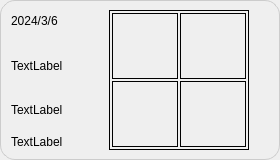
<?xml version="1.0" encoding="UTF-8"?>
<ui version="4.0">
 <class>Form</class>
 <widget class="QWidget" name="Form">
  <property name="geometry">
   <rect>
    <x>0</x>
    <y>0</y>
    <width>280</width>
    <height>160</height>
   </rect>
  </property>
  <property name="minimumSize">
   <size>
    <width>280</width>
    <height>160</height>
   </size>
  </property>
  <property name="maximumSize">
   <size>
    <width>280</width>
    <height>160</height>
   </size>
  </property>
  <property name="windowTitle">
   <string>Form</string>
  </property>
  <property name="styleSheet">
   <string notr="true"/>
  </property>
  <layout class="QHBoxLayout" name="horizontalLayout_3">
   <property name="spacing">
    <number>0</number>
   </property>
   <property name="leftMargin">
    <number>0</number>
   </property>
   <property name="topMargin">
    <number>0</number>
   </property>
   <property name="rightMargin">
    <number>0</number>
   </property>
   <property name="bottomMargin">
    <number>0</number>
   </property>
   <item>
    <widget class="QFrame" name="frame">
     <property name="styleSheet">
      <string notr="true">#frame{
	border:1px solid gray;
	border-radius:15px;
background: qlineargradient(x1:0, y1:0.5, x2:1, y2:0.5,
                                           stop:0 #f0f0f0, stop:0.3 #d4d4d4, stop:0.7 #b8b8b8, stop:1 #9c9c9c);
     border: 1px solid #cccccc;
   	 box-shadow: 0 4px 8px rgba(0, 0, 0, 0.1);
}

#frame::hover{
	
	background-color: rgb(212, 212, 212);
}</string>
     </property>
     <property name="frameShape">
      <enum>QFrame::StyledPanel</enum>
     </property>
     <property name="frameShadow">
      <enum>QFrame::Raised</enum>
     </property>
     <layout class="QHBoxLayout" name="horizontalLayout">
      <property name="spacing">
       <number>0</number>
      </property>
      <property name="leftMargin">
       <number>0</number>
      </property>
      <property name="topMargin">
       <number>0</number>
      </property>
      <property name="rightMargin">
       <number>0</number>
      </property>
      <property name="bottomMargin">
       <number>0</number>
      </property>
      <item>
       <widget class="QFrame" name="info">
        <property name="sizePolicy">
         <sizepolicy hsizetype="Expanding" vsizetype="Expanding">
          <horstretch>2</horstretch>
          <verstretch>3</verstretch>
         </sizepolicy>
        </property>
        <property name="styleSheet">
         <string notr="true">QFrame{
	
	background-color: rgba(255, 255, 255, 0);
}</string>
        </property>
        <property name="frameShape">
         <enum>QFrame::StyledPanel</enum>
        </property>
        <property name="frameShadow">
         <enum>QFrame::Raised</enum>
        </property>
        <layout class="QVBoxLayout" name="verticalLayout_2">
         <property name="topMargin">
          <number>0</number>
         </property>
         <item>
          <widget class="QLabel" name="time">
           <property name="sizePolicy">
            <sizepolicy hsizetype="Preferred" vsizetype="Expanding">
             <horstretch>0</horstretch>
             <verstretch>1</verstretch>
            </sizepolicy>
           </property>
           <property name="styleSheet">
            <string notr="true">
font: 12pt &quot;Arial&quot;;</string>
           </property>
           <property name="text">
            <string>2024/3/6</string>
           </property>
          </widget>
         </item>
         <item>
          <widget class="QLabel" name="label">
           <property name="sizePolicy">
            <sizepolicy hsizetype="Preferred" vsizetype="Expanding">
             <horstretch>0</horstretch>
             <verstretch>1</verstretch>
            </sizepolicy>
           </property>
           <property name="styleSheet">
            <string notr="true">font: 12pt &quot;Arial&quot;;</string>
           </property>
           <property name="text">
            <string>TextLabel</string>
           </property>
          </widget>
         </item>
         <item>
          <widget class="QLabel" name="label_2">
           <property name="sizePolicy">
            <sizepolicy hsizetype="Preferred" vsizetype="Expanding">
             <horstretch>0</horstretch>
             <verstretch>1</verstretch>
            </sizepolicy>
           </property>
           <property name="styleSheet">
            <string notr="true">font: 10pt &quot;Arial&quot;;</string>
           </property>
           <property name="text">
            <string>TextLabel</string>
           </property>
          </widget>
         </item>
         <item>
          <widget class="QLabel" name="label_3">
           <property name="text">
            <string>TextLabel</string>
           </property>
          </widget>
         </item>
        </layout>
       </widget>
      </item>
      <item>
       <widget class="QFrame" name="frame_7">
        <property name="sizePolicy">
         <sizepolicy hsizetype="Expanding" vsizetype="Preferred">
          <horstretch>5</horstretch>
          <verstretch>0</verstretch>
         </sizepolicy>
        </property>
        <property name="styleSheet">
         <string notr="true">QFrame{
	background-color: rgba(255, 255, 255, 0);
}</string>
        </property>
        <property name="frameShape">
         <enum>QFrame::StyledPanel</enum>
        </property>
        <property name="frameShadow">
         <enum>QFrame::Raised</enum>
        </property>
        <layout class="QHBoxLayout" name="horizontalLayout_2">
         <property name="spacing">
          <number>5</number>
         </property>
         <property name="leftMargin">
          <number>5</number>
         </property>
         <property name="topMargin">
          <number>5</number>
         </property>
         <property name="rightMargin">
          <number>5</number>
         </property>
         <property name="bottomMargin">
          <number>5</number>
         </property>
         <item>
          <widget class="QFrame" name="frame_2">
           <property name="minimumSize">
            <size>
             <width>140</width>
             <height>140</height>
            </size>
           </property>
           <property name="maximumSize">
            <size>
             <width>140</width>
             <height>140</height>
            </size>
           </property>
           <property name="styleSheet">
            <string notr="true">QFrame{
	border:1px solid black;
	background-color: rgba(255, 255, 255, 0);
	border-radius:0px;
}</string>
           </property>
           <property name="frameShape">
            <enum>QFrame::StyledPanel</enum>
           </property>
           <property name="frameShadow">
            <enum>QFrame::Raised</enum>
           </property>
           <layout class="QGridLayout" name="gridLayout">
            <property name="leftMargin">
             <number>2</number>
            </property>
            <property name="topMargin">
             <number>2</number>
            </property>
            <property name="rightMargin">
             <number>2</number>
            </property>
            <property name="bottomMargin">
             <number>2</number>
            </property>
            <property name="spacing">
             <number>2</number>
            </property>
            <item row="0" column="0">
             <widget class="QFrame" name="frame_3">
              <property name="frameShape">
               <enum>QFrame::StyledPanel</enum>
              </property>
              <property name="frameShadow">
               <enum>QFrame::Raised</enum>
              </property>
             </widget>
            </item>
            <item row="0" column="1">
             <widget class="QFrame" name="frame_4">
              <property name="frameShape">
               <enum>QFrame::StyledPanel</enum>
              </property>
              <property name="frameShadow">
               <enum>QFrame::Raised</enum>
              </property>
             </widget>
            </item>
            <item row="1" column="0">
             <widget class="QFrame" name="frame_5">
              <property name="frameShape">
               <enum>QFrame::StyledPanel</enum>
              </property>
              <property name="frameShadow">
               <enum>QFrame::Raised</enum>
              </property>
             </widget>
            </item>
            <item row="1" column="1">
             <widget class="QFrame" name="frame_6">
              <property name="frameShape">
               <enum>QFrame::StyledPanel</enum>
              </property>
              <property name="frameShadow">
               <enum>QFrame::Raised</enum>
              </property>
             </widget>
            </item>
           </layout>
          </widget>
         </item>
        </layout>
       </widget>
      </item>
     </layout>
    </widget>
   </item>
  </layout>
 </widget>
 <resources/>
 <connections/>
</ui>
